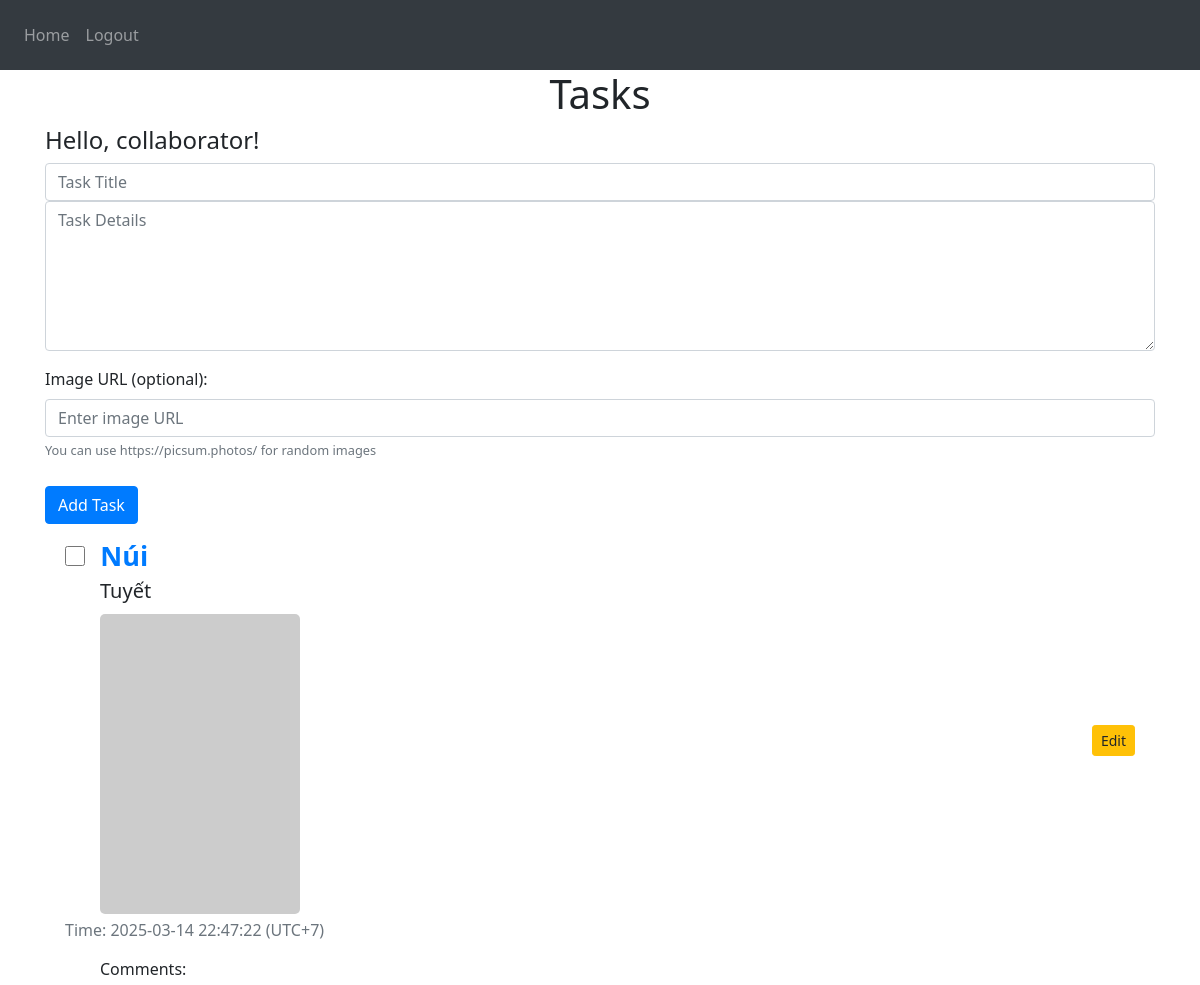
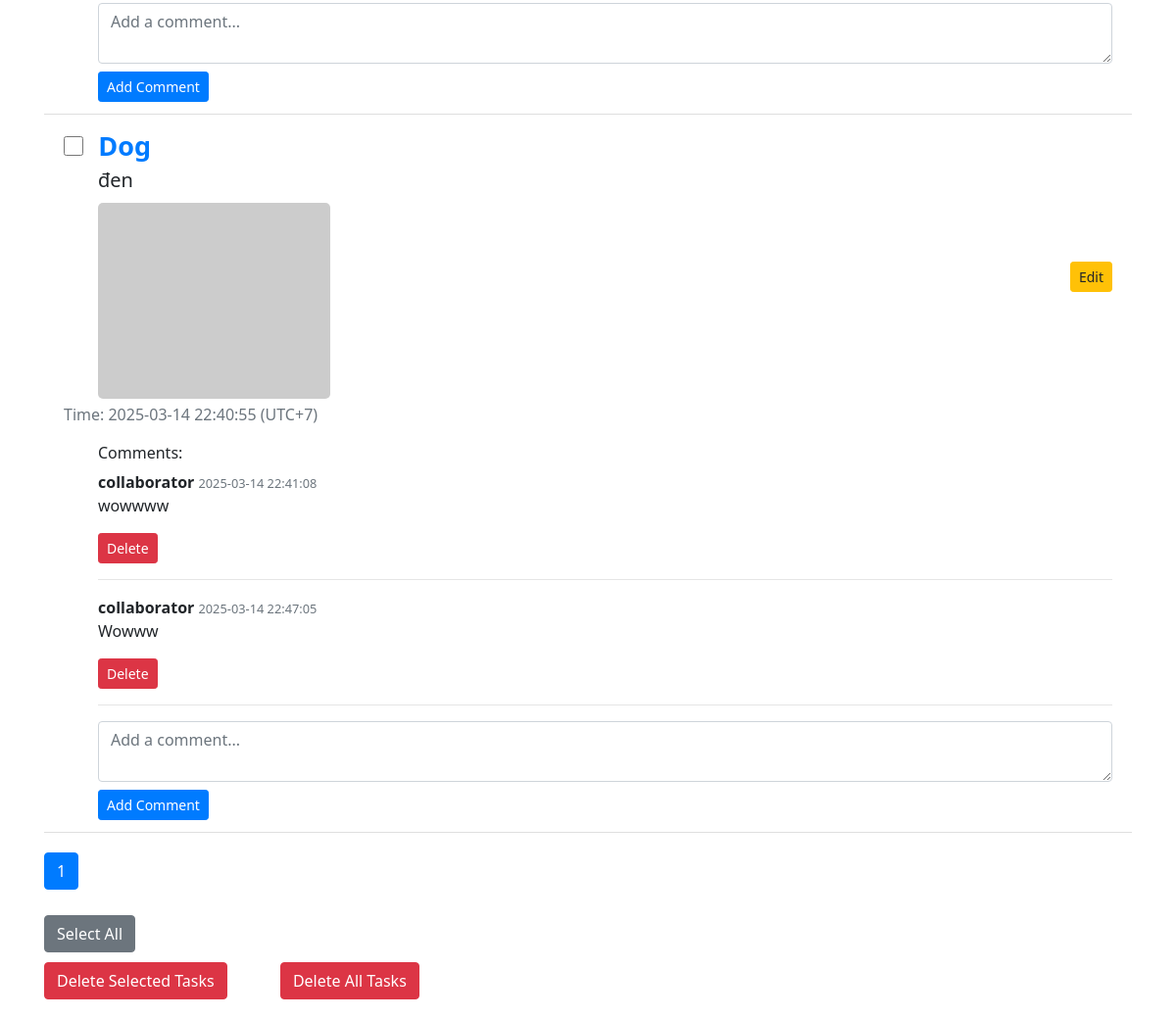
The app's page / (signed in) with its own data (2 pictures, top to bottom).
### manage/models.py (models this page shows, shortened)
class User(db.Model, UserMixin):
    id = db.Column(db.Integer, primary_key=True)
    email = db.Column(db.String(150), unique=True)
    password = db.Column(db.String(150))
    plain_password = db.Column(db.String(150))
    user_name = db.Column(db.String(150))
    notes = db.relationship("Task")
    is_locked = db.Column(db.Boolean, default=False)  # Cột để xác định user có bị khóa không
    is_admin = db.Column(db.Boolean, default=False)   # Cột để xác định user có là admin không
    role = db.Column(db.Integer, default=UserRole.VIEWER.value)  # Mặc định là VIEWER

class Task(db.Model):
    id = db.Column(db.Integer, primary_key=True)
    title = db.Column(db.String(255), nullable=False)
    body = db.Column(db.Text, nullable=False)
    date = db.Column(db.DateTime(timezone=True), default=func.now())
    user_id = db.Column(db.Integer, db.ForeignKey("user.id"))
    image_url = db.Column(db.String(500))  # Thêm trường để lưu URL hình ảnh
    comments = db.relationship('Comment', backref='task', lazy=True)

class Comment(db.Model):
    id = db.Column(db.Integer, primary_key=True)
    content = db.Column(db.Text, nullable=False)
    date = db.Column(db.DateTime(timezone=True), default=func.now())
    user_id = db.Column(db.Integer, db.ForeignKey('user.id'), nullable=False)
    task_id = db.Column(db.Integer, db.ForeignKey('task.id'), nullable=False)
    user = db.relationship('User', backref='comments')

### manage/views.py (the view)
@views.route("/home", methods=["GET"])
@views.route("/", methods=["GET"])
@login_required
def home():
    page = request.args.get("page", 1, type=int)
    per_page = 10  # Số lượng task trên mỗi trang
    pagination = Task.query.filter_by(user_id=current_user.id).order_by(Task.id.desc()).paginate(
        page=page, per_page=per_page, error_out=False
    )
    return render_template("index.html", user=current_user, pagination=pagination, timedelta=timedelta)

### app.py (called while the page is built)
@login_manager.user_loader
def load_user(user_id):
    return User.query.get(int(user_id))

### manage/templates/index.html (shortened to what this page needs)
{% extends "base.html" %}
{% block content %}
<h1 align="center">Tasks</h1>
<h4>Hello, {{ current_user.user_name }}!</h4>
<form id="addTaskForm">
    <input type="text" name="title" id="title" class="form-control" placeholder="Task Title" required>
    <textarea name="body" id="body" class="form-control" placeholder="Task Details" required style="height: 150px;"></textarea>
    <div class="form-group mt-3">
        <label for="imageUrl">Image URL (optional):</label>
        <input type="text" name="imageUrl" id="imageUrl" class="form-control" placeholder="Enter image URL">
        <small class="form-text text-muted">You can use https://picsum.photos/ for random images</small>
    </div>
    <button style="margin-top: 10px;" type="submit" class="btn btn-primary" id="submitTaskButton">Add Task</button>
</form>
<ul class="list-group list-group-flush" id="tasks">
    {% for task in pagination.items %}
    <li class="list-group-item" id="task-{{ task.id }}">
        <div class="d-flex justify-content-between align-items-center" style="font-size: 20px;">
            <div>
                <input type="checkbox" name="task_ids" value="{{ task.id }}" style="width: 20px; height: 20px; margin-right: 10px;">
                <strong id="task-title-{{ task.id }}" style="font-size: 27px; font-weight: bold; color: #007bff;">{{ task.title }}</strong>
                <br>
                <span id="task-body-{{ task.id }}" style="margin-left: 35px; display: inline-block;">{{ task.body }}</span>
                {% if task.image_url %}
                <div class="mt-2" style="margin-left: 35px;">
                    <img src="{{ task.image_url }}" alt="Task Image" class="img-fluid" style="max-width: 500px; border-radius: 5px;">
                </div>
                {% endif %}
                <div>
                    <small class="text-muted">
                        Time: {{ (task.date + timedelta(hours=7)).strftime('%Y-%m-%d %H:%M:%S  (UTC+7)') }}
                    </small>
                </div>
            </div>
            <button type="button" class="btn btn-sm btn-warning" onClick="editTask({{ task.id }})">Edit</button>
        </div>
        <div class="comments-section mt-3" style="margin-left: 35px;">
            <h6>Comments:</h6>
            <div class="comments-list" id="comments-{{ task.id }}">
                {% for comment in task.comments %}
                <div class="comment" id="comment-{{ comment.id }}">
                    <strong>{{ comment.user.user_name }}</strong>
                    <small class="text-muted">{{ (comment.date + timedelta(hours=7)).strftime('%Y-%m-%d %H:%M:%S') }}</small>
                    <p>{{ comment.content }}</p>
                    {% if comment.user_id == current_user.id or current_user.is_admin %}
                    <button class="btn btn-sm btn-danger" onclick="deleteComment({{ comment.id }})">Delete</button>
                    {% endif %}
                    <hr>
                </div>
                {% endfor %}
            </div>
            <div class="add-comment-form">
                <textarea class="form-control comment-input" placeholder="Add a comment..." rows="2"></textarea>
                <button class="btn btn-sm btn-primary mt-2" onclick="addComment({{ task.id }})">Add Comment</button>
            </div>
        </div>
    </li>
    {% endfor %}
</ul>
<nav aria-label="Page navigation" style="margin-top: 20px;">
    <ul class="pagination">
        {% for num in pagination.iter_pages(left_edge=1, left_current=2, right_current=2, right_edge=1) %}
            {% if num %}
                <li class="page-item {% if num == pagination.page %}active{% endif %}">
                    <a class="page-link" href="{{ url_for('views.home', page=num) }}">{{ num }}</a>
                </li>
            {% else %}
                <li class="page-item disabled"><span class="page-link">...</span></li>
            {% endif %}
        {% endfor %}
    </ul>
</nav>
<form method="POST">
    <div>
        <button style="margin-top: 10px;" type="button" class="btn btn-secondary"
                onclick="toggleSelectAllPage()" style="margin-bottom: 10px;">Select All
        </button>
        <br>
        <button style="margin-top: 10px; margin-bottom: 20px;" type="button" class="btn btn-danger"
                onclick="deleteTasks()">Delete Selected Tasks
        </button>
        <button style="margin-top: 10px; margin-left: 50px; margin-bottom: 20px;" type="button" class="btn btn-danger"
            onclick="toggleSelectAllGlobal()" style="margin-bottom: 10px;">Delete All Tasks
        </button>
        <br>
    </div>
</form>
{% endblock %}

### manage/templates/base.html (shortened to what this page needs)
<!DOCTYPE html>
<html lang="en">
<head>
    <link rel="stylesheet" href="https://stackpath.bootstrapcdn.com/bootstrap/4.4.1/css/bootstrap.min.css"
 />
    <link rel="stylesheet" href="https://stackpath.bootstrapcdn.com/font-awesome/4.7.0/css/font-awesome.min.css"
 />
    <link rel="stylesheet" href="{{ url_for('static', filename='style.css') }}">
</head>
<body>
    <nav class="navbar navbar-expand-lg navbar-dark bg-dark">
        <div class="collapse navbar-collapse" id="navbar">
            <div class="navbar-nav">
                {% if user.is_authenticated %}
                    {% if request.path not in ['/admin', '/admin/manage'] %}
                        <a class="nav-item nav-link" id="home" href="/home">Home</a>
                    {% endif %}
                    <a class="nav-item nav-link" id="logout" href="/logout">Logout</a>
                {% else %}
                    <a class="nav-item nav-link" id="login" href="/login">Login</a>
                    {% if request.path not in ['/admin', '/admin/manage'] %}
                        <a class="nav-item nav-link" id="signUp" href="/signup">Sign Up</a>
                    {% endif %}
                {% endif %}
            </div>
        </div>
    </nav>
    <div class="container">
        {% block content %}
        {% endblock %}
    </div>
</body>
</html>

### static/css/style.css (style rules this page uses)
:root { --sidebar-width: 250px; --header-height: 60px; --primary-color: #4a90e2; --sidebar-bg: #2c3e50; --sidebar-hover: #34495e; }
body { margin: 0; padding: 0; font-family: 'Segoe UI', Tahoma, Geneva, Verdana, sans-serif; }
.nav-item { padding: 0; }
.nav-link { display: flex; align-items: center; padding: 15px 20px; color: white; text-decoration: none; transition: background-color 0.3s; }

### records on screen
User: user_name "collaborator"
Task: title "Núi", body "Tuyết", date "2025-03-14 22:47:22 (UTC+7)"
Task: title "Dog", body "đen", date "2025-03-14 22:40:55 (UTC+7)"
Comment: user.user_name "collaborator", date "2025-03-14 22:41:08", content "wowwww"
Comment: user.user_name "collaborator", date "2025-03-14 22:47:05", content "Wowww"

### other values on screen
{{ num }} "1"
